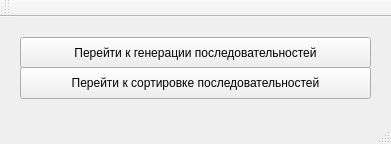
<?xml version="1.0" encoding="UTF-8"?>
<ui version="4.0">
 <class>MainWindow</class>
 <widget class="QMainWindow" name="MainWindow">
  <property name="geometry">
   <rect>
    <x>0</x>
    <y>0</y>
    <width>391</width>
    <height>144</height>
   </rect>
  </property>
  <property name="windowTitle">
   <string>Меню</string>
  </property>
  <widget class="QWidget" name="centralWidget">
   <widget class="QPushButton" name="ToGeneration">
    <property name="geometry">
     <rect>
      <x>20</x>
      <y>20</y>
      <width>351</width>
      <height>31</height>
     </rect>
    </property>
    <property name="text">
     <string>Перейти к генерации последовательностей</string>
    </property>
   </widget>
   <widget class="QPushButton" name="ToSort">
    <property name="geometry">
     <rect>
      <x>20</x>
      <y>50</y>
      <width>351</width>
      <height>32</height>
     </rect>
    </property>
    <property name="text">
     <string>Перейти к сортировке последовательностей</string>
    </property>
   </widget>
  </widget>
  <widget class="QMenuBar" name="menuBar">
   <property name="geometry">
    <rect>
     <x>0</x>
     <y>0</y>
     <width>391</width>
     <height>22</height>
    </rect>
   </property>
  </widget>
  <widget class="QToolBar" name="mainToolBar">
   <attribute name="toolBarArea">
    <enum>TopToolBarArea</enum>
   </attribute>
   <attribute name="toolBarBreak">
    <bool>false</bool>
   </attribute>
  </widget>
  <widget class="QStatusBar" name="statusBar"/>
 </widget>
 <layoutdefault spacing="6" margin="11"/>
 <resources/>
 <connections/>
</ui>
